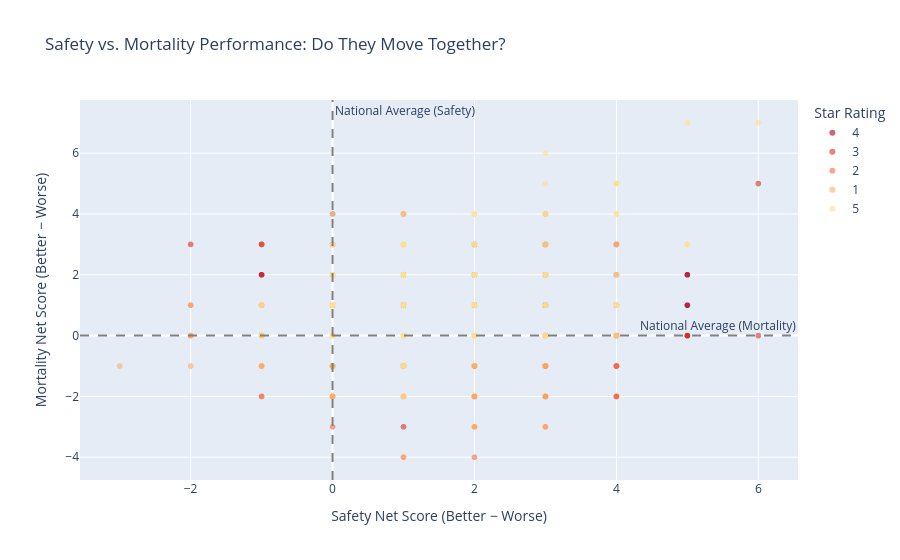

Notebook code cell kept with this figure:
### Markdown cell above
### Q7 — Do hospitals that perform well on Safety also perform well on Mortality?

### Code cell
safety_mort = q("""
SELECT
    "Facility ID",
    "Facility Name",
    State,
    "Hospital overall rating"                                                           AS rating,
    COALESCE(CAST(NULLIF("Count of Safety Measures Better", 'Not Available') AS INTEGER), 0)
  - COALESCE(CAST(NULLIF("Count of Safety Measures Worse",  'Not Available') AS INTEGER), 0) AS safety_net,
    COALESCE(CAST(NULLIF("Count of MORT Measures Better",   'Not Available') AS INTEGER), 0)
  - COALESCE(CAST(NULLIF("Count of MORT Measures Worse",    'Not Available') AS INTEGER), 0) AS mort_net
FROM hospitals
WHERE "Count of Safety Measures Better" NOT IN ('Not Available', '')
  AND "Count of MORT Measures Better"   NOT IN ('Not Available', '')
  AND "Hospital overall rating"         NOT IN ('Not Available', '')
""")

fig = px.scatter(
    safety_mort,
    x="safety_net", y="mort_net",
    color="rating",
    color_discrete_sequence=px.colors.diverging.RdYlGn,
    hover_data=["Facility Name", "State"],
    labels={
        "safety_net": "Safety Net Score (Better − Worse)",
        "mort_net":   "Mortality Net Score (Better − Worse)",
        "rating":     "Star Rating"
    },
    title="Safety vs. Mortality Performance: Do They Move Together?",
    opacity=0.6,
)
fig.add_hline(y=0, line_dash="dash", line_color="grey", annotation_text="National Average (Mortality)")
fig.add_vline(x=0, line_dash="dash", line_color="grey", annotation_text="National Average (Safety)")
fig.show()

corr = safety_mort[["safety_net", "mort_net"]].corr().iloc[0, 1]
print(f"Pearson correlation (safety_net vs mort_net): {corr:.3f}")

### Figure 1 — Plotly figure (JSON) as saved in the notebook; plotly's stock layout.template omitted (floating-point values rounded to 4 significant figures; data arrays with more than 128 entries replaced by an {"elided": "..."} marker saying what was removed)
{"data": [{"customdata": {"elided": "720x2 str values"}, "hovertemplate": "Star Rating=4<br>Safety Net Score (Better − Worse)=%{x}<br>Mortality Net Score (Better − Worse)=%{y}<br>Facility Name=%{customdata[0]}<br>State=%{customdata[1]}<extra></extra>", "legendgroup": "4", "marker": {"color": "rgb(165,0,38)", "opacity": 0.6, "symbol": "circle"}, "mode": "markers", "name": "4", "showlegend": true, "type": "scattergl", "x": {"elided": "720 int values"}, "xaxis": "x", "y": {"elided": "720 int values"}, "yaxis": "y"}, {"customdata": {"elided": "886x2 str values"}, "hovertemplate": "Star Rating=3<br>Safety Net Score (Better − Worse)=%{x}<br>Mortality Net Score (Better − Worse)=%{y}<br>Facility Name=%{customdata[0]}<br>State=%{customdata[1]}<extra></extra>", "legendgroup": "3", "marker": {"color": "rgb(215,48,39)", "opacity": 0.6, "symbol": "circle"}, "mode": "markers", "name": "3", "showlegend": true, "type": "scattergl", "x": {"elided": "886 int values"}, "xaxis": "x", "y": {"elided": "886 int values"}, "yaxis": "y"}, {"customdata": {"elided": "629x2 str values"}, "hovertemplate": "Star Rating=2<br>Safety Net Score (Better − Worse)=%{x}<br>Mortality Net Score (Better − Worse)=%{y}<br>Facility Name=%{customdata[0]}<br>State=%{customdata[1]}<extra></extra>", "legendgroup": "2", "marker": {"color": "rgb(244,109,67)", "opacity": 0.6, "symbol": "circle"}, "mode": "markers", "name": "2", "showlegend": true, "type": "scattergl", "x": {"elided": "629 int values"}, "xaxis": "x", "y": {"elided": "629 int values"}, "yaxis": "y"}, {"customdata": {"elided": "225x2 str values"}, "hovertemplate": "Star Rating=1<br>Safety Net Score (Better − Worse)=%{x}<br>Mortality Net Score (Better − Worse)=%{y}<br>Facility Name=%{customdata[0]}<br>State=%{customdata[1]}<extra></extra>", "legendgroup": "1", "marker": {"color": "rgb(253,174,97)", "opacity": 0.6, "symbol": "circle"}, "mode": "markers", "name": "1", "showlegend": true, "type": "scattergl", "x": {"elided": "225 int values"}, "xaxis": "x", "y": {"elided": "225 int values"}, "yaxis": "y"}, {"customdata": {"elided": "268x2 str values"}, "hovertemplate": "Star Rating=5<br>Safety Net Score (Better − Worse)=%{x}<br>Mortality Net Score (Better − Worse)=%{y}<br>Facility Name=%{customdata[0]}<br>State=%{customdata[1]}<extra></extra>", "legendgroup": "5", "marker": {"color": "rgb(254,224,139)", "opacity": 0.6, "symbol": "circle"}, "mode": "markers", "name": "5", "showlegend": true, "type": "scattergl", "x": {"elided": "268 int values"}, "xaxis": "x", "y": {"elided": "268 int values"}, "yaxis": "y"}], "layout": {"annotations": [{"showarrow": false, "text": "National Average (Mortality)", "x": 1, "xanchor": "right", "xref": "x domain", "y": 0, "yanchor": "bottom", "yref": "y"}, {"showarrow": false, "text": "National Average (Safety)", "x": 0, "xanchor": "left", "xref": "x", "y": 1, "yanchor": "top", "yref": "y domain"}], "legend": {"title": {"text": "Star Rating"}, "tracegroupgap": 0}, "shapes": [{"line": {"color": "grey", "dash": "dash"}, "type": "line", "x0": 0, "x1": 1, "xref": "x domain", "y0": 0, "y1": 0, "yref": "y"}, {"line": {"color": "grey", "dash": "dash"}, "type": "line", "x0": 0, "x1": 0, "xref": "x", "y0": 0, "y1": 1, "yref": "y domain"}], "title": {"text": "Safety vs. Mortality Performance: Do They Move Together?"}, "xaxis": {"anchor": "y", "domain": [0, 1], "title": {"text": "Safety Net Score (Better − Worse)"}}, "yaxis": {"anchor": "x", "domain": [0, 1], "title": {"text": "Mortality Net Score (Better − Worse)"}}}}
